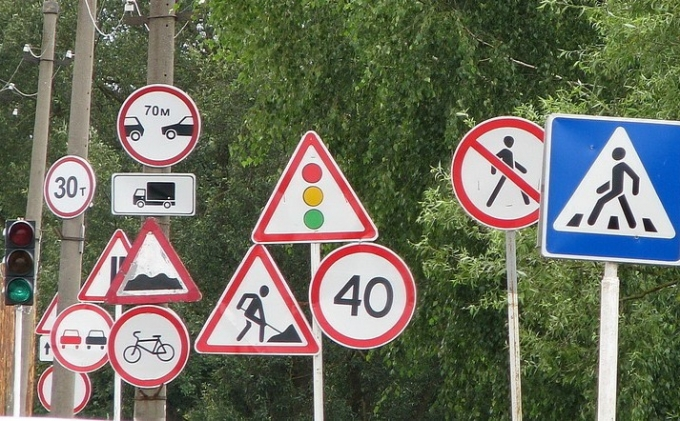
#> input picture image_identity/image.png, 680 x 421 px
$ python imageident.py
#> lines starting #> are read from the running program, lines starting #| are printed output that depends on the picture
import cv2
import matplotlib.pyplot as plt
# read images
img1 = cv2.imread('image.png')
#> img1 is the input picture: shape (421, 680, 3); mean B, G, R 95.7, 111.6, 110.4
img2 = cv2.imread('image2.png')
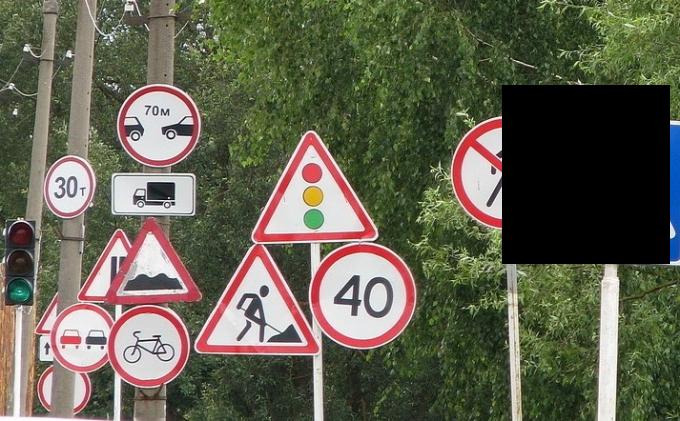
#> input picture image_identity/image2.png, 680 x 421 px
#> img2 is the input picture: shape (421, 680, 3); mean B, G, R 78.7, 96.8, 97.6

img1 = cv2.cvtColor(img1, cv2.COLOR_BGR2GRAY)
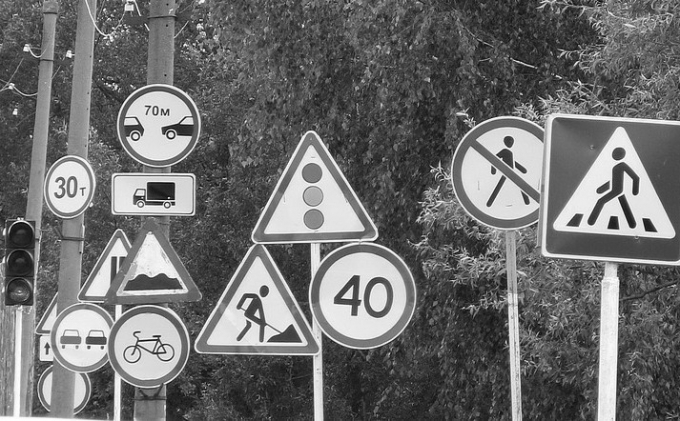
#> img1: shape (421, 680); min 6, max 255, mean 109.5
img2 = cv2.cvtColor(img2, cv2.COLOR_BGR2GRAY)
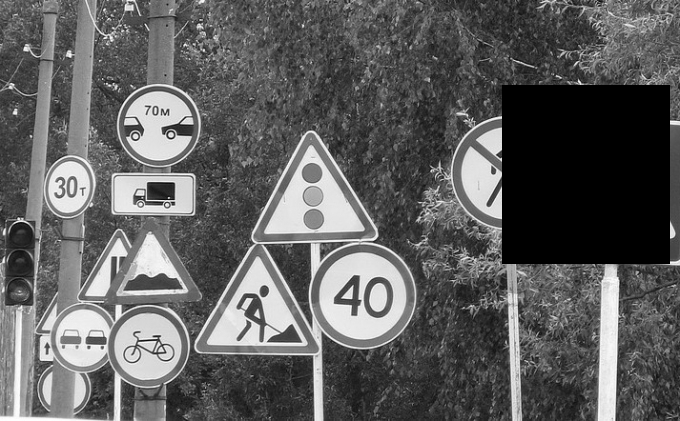
#> img2: shape (421, 680); min 0, max 255, mean 95

#sift
sift = cv2.xfeatures2d.SIFT_create()

keypoints_1, descriptors_1 = sift.detectAndCompute(img1,None)
#> keypoints_1 = 2731 keypoints; strongest (x, y, size): (632, 223, 5.8), (635, 191, 5), (618, 153, 7.7), (508, 141, 6.3)
keypoints_2, descriptors_2 = sift.detectAndCompute(img2,None)
#> keypoints_2 = 2514 keypoints; strongest (x, y, size): (500, 117, 2.1), (672, 234, 4.5), (672, 122, 3.4), (264, 290, 6.1)

#feature matching
bf = cv2.BFMatcher(cv2.NORM_L1, crossCheck=True)

matches = bf.match(descriptors_1,descriptors_2)
#> matches = 2391 matches
matches = sorted(matches, key = lambda x:x.distance)

img3 = cv2.drawMatches(img1, keypoints_1, img2, keypoints_2, matches[:200], img2, flags=2)
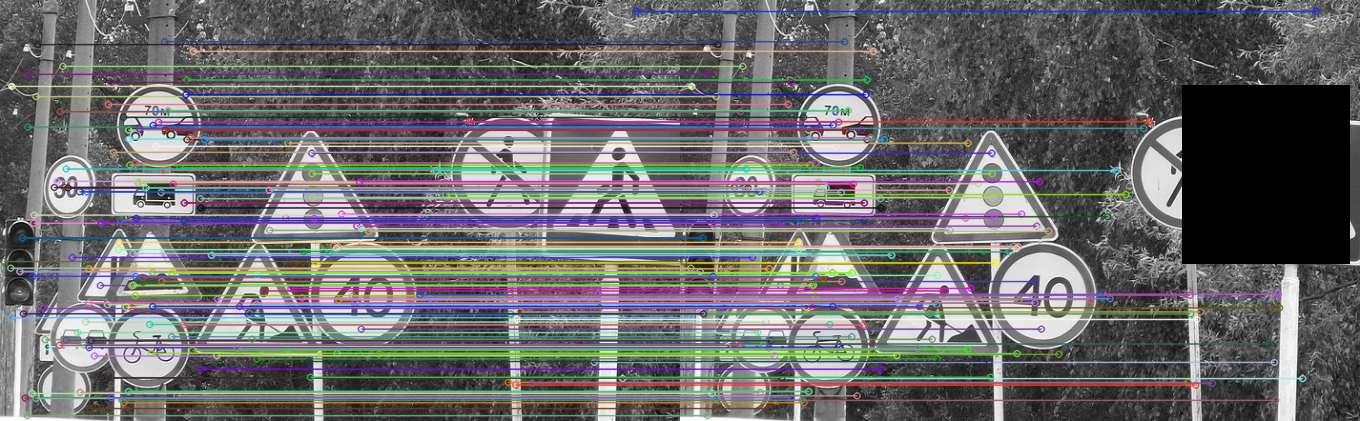
#> img3: shape (421, 1360, 3); mean of channels 0, 1, 2 106.7, 105.5, 106.2; drawn as B, G, R
plt.imshow(img3),plt.show()
